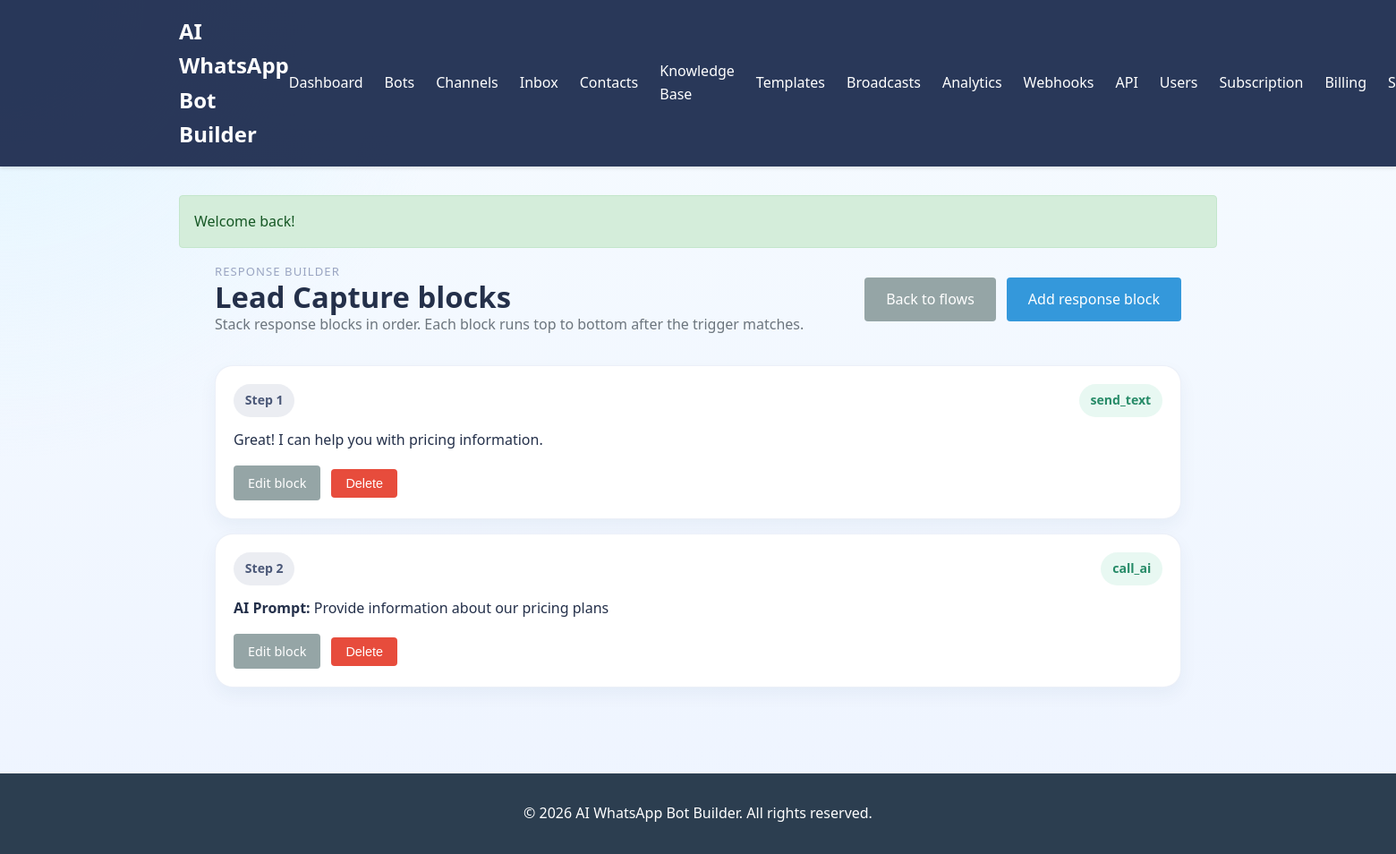
/flows/3/steps (signed in), run on the app's committed database.
### tables this page shows
CREATE TABLE `flows` (
  `id` int(11) NOT NULL AUTO_INCREMENT,
  `tenant_id` int(11) NOT NULL,
  `bot_id` int(11) NOT NULL,
  `name` varchar(255) NOT NULL,
  `description` text,
  `trigger_type` enum('keyword','message_contains','default','menu','button') NOT NULL DEFAULT 'keyword',
  `trigger_value` varchar(255),
  `priority` int(11) NOT NULL DEFAULT '0',
  `status` enum('active','inactive') NOT NULL DEFAULT 'active',
  `created_at` datetime NOT NULL,
  `updated_at` datetime NOT NULL,
  PRIMARY KEY (`id`),
  KEY `idx_tenant_id` (`tenant_id`),
  KEY `idx_bot_id` (`bot_id`),
  KEY `idx_trigger_type` (`trigger_type`),
  KEY `idx_status` (`status`),
  CONSTRAINT `fk_flows_tenant` FOREIGN KEY (`tenant_id`) REFERENCES `tenants` (`id`) ON DELETE CASCADE,
  CONSTRAINT `fk_flows_bot` FOREIGN KEY (`bot_id`) REFERENCES `bots` (`id`) ON DELETE CASCADE
);

CREATE TABLE `flow_steps` (
  `id` int(11) NOT NULL AUTO_INCREMENT,
  `tenant_id` int(11) NOT NULL,
  `flow_id` int(11) NOT NULL,
  `step_order` int(11) NOT NULL DEFAULT '0',
  `action_type` enum('send_text','send_media','ask_question','call_ai','call_webhook','set_variable','branch_condition') NOT NULL DEFAULT 'send_text',
  `action_config` text,
  `next_step_id` int(11) DEFAULT NULL,
  `created_at` datetime NOT NULL,
  `updated_at` datetime NOT NULL,
  PRIMARY KEY (`id`),
  KEY `idx_tenant_id` (`tenant_id`),
  KEY `idx_flow_id` (`flow_id`),
  KEY `idx_step_order` (`step_order`),
  CONSTRAINT `fk_flow_steps_tenant` FOREIGN KEY (`tenant_id`) REFERENCES `tenants` (`id`) ON DELETE CASCADE,
  CONSTRAINT `fk_flow_steps_flow` FOREIGN KEY (`flow_id`) REFERENCES `flows` (`id`) ON DELETE CASCADE
);

### app/views/flow_steps/index.php (the view, shortened to what the rows shown need)
<div class="wa-single-panel">
    <div class="page-header">
        <div>
            <p class="wa-eyebrow">Response builder</p>
            <h1><?php echo View::e($flow['name'] ?? 'Flow'); ?> blocks</h1>
            <p class="muted">Stack response blocks in order. Each block runs top to bottom after the trigger matches.</p>
        </div>
        <div class="actions">
            <a class="btn btn-secondary" href="/bots/<?php echo (int) ($flow['bot_id'] ?? 0); ?>/flows">Back to flows</a>
            <a class="btn btn-primary" href="/flows/<?php echo (int) $flowId; ?>/steps/create">Add response block</a>
        </div>
    </div>
    <?php if (empty($steps)): ?>
        <div class="wa-empty-stage compact">
            <div class="wa-empty-illustration"></div>
            <h3>No response blocks yet</h3>
            <p>Add a text reply, media message, question, AI call, or variable step to complete this automation.</p>
        </div>
    <?php else: ?>
        <div class="step-card-list">
            <?php foreach ($steps as $step): ?>
                <?php $config = json_decode($step['action_config'], true); ?>
                <?php $config = is_array($config) ? $config : []; ?>
                <article class="step-card">
                    <div class="step-card-top">
                        <div class="step-order-pill">Step <?php echo (int) $step['step_order']; ?></div>
                        <span class="flow-type-badge"><?php echo View::e($step['action_type']); ?></span>
                    </div>
                    <div class="step-card-body">
                        <?php if (!empty($config['message'])): ?>
                            <p><?php echo nl2br(View::e($config['message'])); ?></p>
                        <?php elseif (!empty($config['question'])): ?>
                            <p><strong>Question:</strong> <?php echo View::e($config['question']); ?></p>
                        <?php elseif (!empty($config['prompt'])): ?>
                            <p><strong>AI Prompt:</strong> <?php echo View::e($config['prompt']); ?></p>
                        <?php elseif (!empty($config['key']) || !empty($config['value'])): ?>
                            <p><strong>Variable:</strong> <?php echo View::e(($config['key'] ?? '') . ' = ' . ($config['value'] ?? '')); ?></p>
                        <?php else: ?>
                            <p class="muted">This block uses advanced JSON or an empty config.</p>
                        <?php endif; ?>
                    </div>
                    <div class="actions">
                        <a class="btn btn-small btn-secondary" href="/steps/<?php echo (int) $step['id']; ?>/edit">Edit block</a>
                        <form method="post" action="/steps/<?php echo (int) $step['id']; ?>/delete" class="inline-form">
                            <button class="btn btn-small btn-danger" type="submit">Delete</button>
                        </form>
                    </div>
                </article>
            <?php endforeach; ?>
        </div>
    <?php endif; ?>
</div>

### app/core/Router.php (shortened to what the rows shown need)
<?php
class Router {
    private $routes = [];
    private function addRoute($method, $path, $handler, $middleware = []) {
        $this->routes[] = [
            'method' => $method,
            'path' => $path,
            'handler' => $handler,
            'middleware' => $middleware
        ];
    }
    public function dispatch() {
        $requestMethod = $_SERVER['REQUEST_METHOD'];
        $requestUri = parse_url($_SERVER['REQUEST_URI'], PHP_URL_PATH);
        foreach ($this->routes as $route) {
            if ($route['method'] === $requestMethod && $this->matchRoute($route['path'], $requestUri, $params)) {
                $this->handleRoute($route, $params);
                return;
            }
        }
    }
    private function matchRoute($pattern, $uri, &$params) {
        $params = [];
        $regex = preg_replace('/\{([a-zA-Z0-9_]+)\}/', '([^/]+)', $pattern);
        $regex = '#^' . $regex . '$#';
        if (preg_match($regex, $uri, $matches)) {
            preg_match_all('/\{([a-zA-Z0-9_]+)\}/', $pattern, $paramNames);
            for ($i = 0; $i < count($paramNames[1]); $i++) {
                $params[$paramNames[1][$i]] = $matches[$i + 1];
            }
            return true;
        }
        return false;
    }
    private function handleRoute($route, $params) {
        list($controllerName, $method) = explode('@', $route['handler']);
        $controller = new $controllerName();
        call_user_func_array([$controller, $method], $params);
    }
}

### data on the page
flows: name "Lead Capture"
flow_steps: step_order "1", action_type "send_text", action_config "Great! I can help you with pricing information."
flow_steps: step_order "2", action_type "call_ai", action_config "Provide information about our pricing plans"

### other printed values
View::e($message) "Welcome back!"
